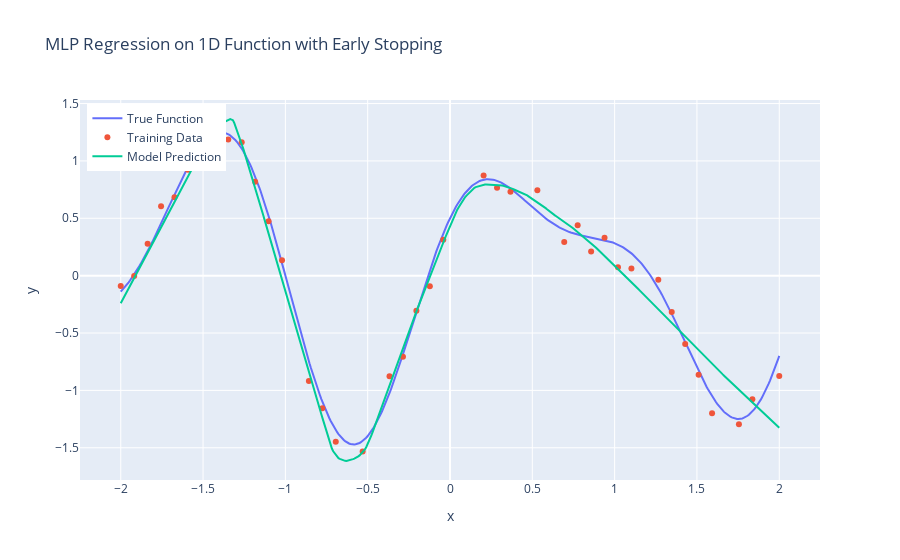

Notebook source saved alongside this figure:
### Code cell
import numpy as np
import torch
import torch.nn as nn
import torch.optim as optim
import plotly.graph_objects as go
from sklearn.model_selection import train_test_split
from early_stopping_pytorch import EarlyStopping

# Define the synthetic 1D function
def target_function(x):
    return np.sin(3 * x) + 0.5 * np.cos(5 * x)

# Generate synthetic data
np.random.seed(42)
X = np.linspace(-2, 2, 50).reshape(-1, 1)
y = target_function(X) + 0.1 * np.random.normal(size=X.shape)

# Split into training and testing sets
X_train, X_test, y_train, y_test = train_test_split(X, y, test_size=0.2, random_state=42)

# Convert data to PyTorch tensors
X_train_tensor = torch.tensor(X_train, dtype=torch.float32)
y_train_tensor = torch.tensor(y_train, dtype=torch.float32)
X_test_tensor = torch.tensor(X_test, dtype=torch.float32)
y_test_tensor = torch.tensor(y_test, dtype=torch.float32)

# Define the MLP model
class MLPRegressor(nn.Module):
    def __init__(self):
        super(MLPRegressor, self).__init__()
        self.net = nn.Sequential(
            nn.Linear(1, 64),
            nn.ReLU(),
            nn.Linear(64, 64),
            nn.ReLU(),
            nn.Linear(64, 1)
        )

    def forward(self, x):
        return self.net(x)

# Initialize the model, loss, and optimizer
model = MLPRegressor()
criterion = nn.MSELoss()
optimizer = optim.Adam(model.parameters(), lr=0.01)

# Initialize early stopping
early_stopping = EarlyStopping(patience=20, verbose=True)

# Training loop
num_epochs = 1000
for epoch in range(num_epochs):
    model.train()
    optimizer.zero_grad()
    predictions = model(X_train_tensor)
    loss = criterion(predictions, y_train_tensor)
    loss.backward()
    optimizer.step()

    # Evaluate on validation set
    model.eval()
    with torch.no_grad():
        val_predictions = model(X_test_tensor)
        val_loss = criterion(val_predictions, y_test_tensor).item()

    print(f"Epoch {epoch + 1}, Loss: {loss.item():.4f}, Val Loss: {val_loss:.4f}")

    # Check for early stopping
    early_stopping(val_loss, model)

    if early_stopping.early_stop:
        print("Early stopping triggered")
        break

# Load the best model
model.load_state_dict(torch.load('checkpoint.pt'))

# Evaluate the model
model.eval()
X_plot = torch.tensor(np.linspace(-2, 2, 500).reshape(-1, 1), dtype=torch.float32)
with torch.no_grad():
    y_plot = model(X_plot).numpy()

# Visualization with Plotly
fig = go.Figure()

# Plot the true function
fig.add_trace(go.Scatter(x=X_plot.flatten().numpy(), y=target_function(X_plot.flatten().numpy()),
                         mode='lines', name='True Function'))

# Plot training data
fig.add_trace(go.Scatter(x=X_train.flatten(), y=y_train.flatten(),
                         mode='markers', name='Training Data'))

# Plot model predictions
fig.add_trace(go.Scatter(x=X_plot.flatten().numpy(), y=y_plot.flatten(),
                         mode='lines', name='Model Prediction'))

# Customize layout
fig.update_layout(title='MLP Regression on 1D Function with Early Stopping',
                  xaxis_title='x', yaxis_title='y',
                  legend=dict(x=0.01, y=0.99))

fig.show()

### Figure 1 — Plotly figure (JSON) as saved in the notebook; plotly's stock layout.template omitted (floating-point values rounded to 4 significant figures; data arrays with more than 128 entries replaced by an {"elided": "..."} marker saying what was removed)
{"data": [{"mode": "lines", "name": "True Function", "type": "scatter", "x": {"elided": "500 float values"}, "y": {"elided": "500 float values"}}, {"mode": "markers", "name": "Training Data", "type": "scatter", "x": [-1.02, -1.673, 1.02, -1.347, -1.755, -1.51, 1.347, 1.755, 1.837, -0.7755, -1.265, -0.6939, -0.04082, 0.7755, 0.5306, -2, 1.592, 0.2041, 0.6939, -1.592, 0.3673, -1.102, 0.9388, -1.918, -0.2857, -1.837, 1.51, 0.8571, -0.1224, 1.265, -1.184, -0.2041, -0.5306, 2, -0.3673, -1.429, 1.429, -0.8571, 0.2857, 1.102], "y": [0.1338, 0.684, 0.07425, 1.186, 0.605, 1.291, -0.3158, -1.295, -1.078, -1.155, 1.162, -1.447, 0.313, 0.4394, 0.7435, -0.09045, -1.198, 0.8738, 0.2932, 0.9221, 0.7316, 0.4751, 0.3312, -0.002987, -0.7077, 0.2775, -0.8645, 0.2108, -0.09244, -0.03525, 0.8188, -0.3064, -1.532, -0.8753, -0.877, 1.313, -0.5956, -0.9192, 0.7668, 0.06131]}, {"mode": "lines", "name": "Model Prediction", "type": "scatter", "x": {"elided": "500 float values"}, "y": {"elided": "500 float values"}}], "layout": {"legend": {"x": 0.01, "y": 0.99}, "title": {"text": "MLP Regression on 1D Function with Early Stopping"}, "xaxis": {"title": {"text": "x"}}, "yaxis": {"title": {"text": "y"}}}}
